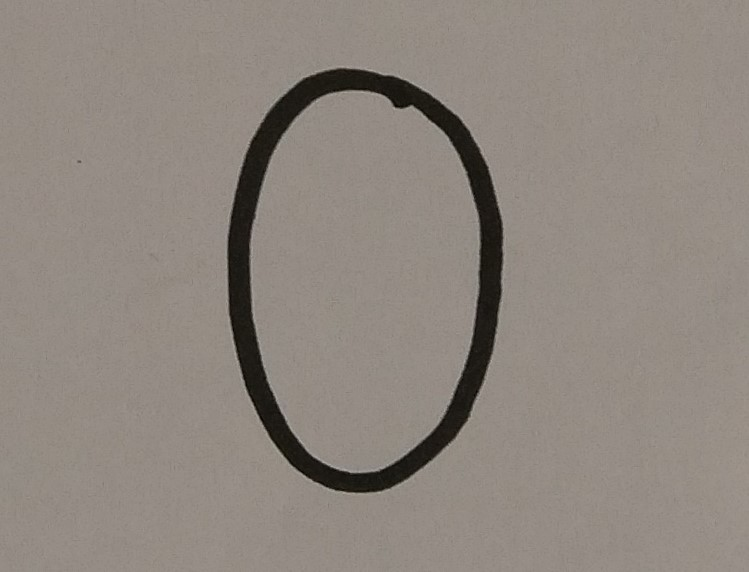
//> input picture ZERO.jpg, 749 x 572 px
$ ./main   (built with g++ and OpenCV 4)
//> lines starting //> are read from the running program, lines starting //| are printed output that depends on the picture; after the words box and inside, x2 and y2 are one past the last pixel; in counts of white or black regions, pixels touching at a corner belong together
#include <iostream>
#include "opencv2/opencv.hpp"
#include <opencv2/highgui/highgui.hpp>
#include <opencv2/core/core.hpp>
using namespace std;
using namespace cv;

Mat RemoveNoise(Mat pic){
	int row = pic.rows;
	int col = pic.cols;
	for (int i=1 ; i<row-1 ; i++){
		for (int j=0 ; j<col-1 ; j++){
			if ((pic.at<unsigned char>(i-1,j)==0 && pic.at<unsigned char>(i+1,j)==0)&&
			(pic.at<unsigned char>(i,j-1)==0 && pic.at<unsigned char>(i,j+1)==0)&&
			(pic.at<unsigned char>(i-1,j-1)==0 && pic.at<unsigned char>(i+1,j+1)==0)&&
			(pic.at<unsigned char>(i+1,j-1)==0 && pic.at<unsigned char>(i-1,j+1)==0))
			{
				pic.at<unsigned char>(i,j)=0;
			}
		}
	}
	return pic;
}

Mat RemoveNoise10(Mat pic){
	int row = pic.rows;
	int col = pic.cols;
	for (int i=1 ; i<row-10 ; i++){
		for (int j=0 ; j<col-10 ; j++){
			if ((pic.at<unsigned char>(i-10,j)==0 && pic.at<unsigned char>(i+10,j)==0)&&
			(pic.at<unsigned char>(i,j-10)==0 && pic.at<unsigned char>(i,j+10)==0)&&
			(pic.at<unsigned char>(i-10,j-10)==0 && pic.at<unsigned char>(i+10,j+10)==0)&&
			(pic.at<unsigned char>(i+10,j-10)==0 && pic.at<unsigned char>(i-10,j+10)==0))
			{
				pic.at<unsigned char>(i,j)=0;
			}
		}
	}
	return pic;
}

Mat RemoveNoise5(Mat pic){
	int row = pic.rows;
	int col = pic.cols;
	for (int i=1 ; i<row-5 ; i++){
		for (int j=0 ; j<col-5 ; j++){
			if ((pic.at<unsigned char>(i-5,j)==0 && pic.at<unsigned char>(i+5,j)==0)&&
			(pic.at<unsigned char>(i,j-5)==0 && pic.at<unsigned char>(i,j+5)==0)&&
			(pic.at<unsigned char>(i-5,j-5)==0 && pic.at<unsigned char>(i+5,j+5)==0)&&
			(pic.at<unsigned char>(i+5,j-5)==0 && pic.at<unsigned char>(i-5,j+5)==0))
			{
				pic.at<unsigned char>(i,j)=0;
			}
		}
	}
	return pic;
}

Mat RemoveNoise20(Mat pic){
	int row = pic.rows;
	int col = pic.cols;
	for (int i=1 ; i<row-20 ; i++){
		for (int j=0 ; j<col-20 ; j++){
			if ((pic.at<unsigned char>(i-20,j)==0 && pic.at<unsigned char>(i+20,j)==0)&&
			(pic.at<unsigned char>(i,j-20)==0 && pic.at<unsigned char>(i,j+20)==0)&&
			(pic.at<unsigned char>(i-20,j-20)==0 && pic.at<unsigned char>(i+20,j+20)==0)&&
			(pic.at<unsigned char>(i+20,j-20)==0 && pic.at<unsigned char>(i-20,j+20)==0))
			{
				pic.at<unsigned char>(i,j)=0;
			}
		}
	}
	return pic;
}

Mat Threshed(Mat pic){
	int row = pic.rows;
	int col = pic.cols;
	for (int i=0 ; i<row ; i++){
		for (int j=0 ; j<col ; j++){
			if (pic.at<unsigned char>(i,j) > 115){
				pic.at<unsigned char>(i,j) = 0;
			}else{
				pic.at<unsigned char>(i,j) = 255;
			}
		}
	}
	return RemoveNoise20(RemoveNoise10(RemoveNoise(pic)));
}

int* RowWiseFrequency(Mat pic){
	const int row = pic.rows;
	const int col = pic.cols;

	cout<<"Row: "<<row<<" Cols: "<<col<<endl;
	int counter=0;
	int *arr2;

	arr2 = new int[row];
	for (int i=0 ; i<row-2 ; i+=2){
		for (int j=0 ; j<col-1 ; j++){
			if (pic.at<unsigned char>(i,j) == 0 && pic.at<unsigned char>(i,j+1) == 255){
				counter+=1;
			}
		}
		arr2[i] = counter;
		counter = 0;

	}

	return arr2;
}

int* ColWiseFrequency(Mat pic){
	const int row = pic.rows;
	const int col = pic.cols;

	cout<<"Row: "<<row<<" Cols: "<<col<<endl;
	int counter=0;
	int *arr2;

	arr2 = new int[col];
	for (int i=0 ; i<row-1 ; i++){
		for (int j=0 ; j<col-2 ; j+=2){
			if (pic.at<unsigned char>(i,j) == 0 && pic.at<unsigned char>(i+1,j) == 255){
				counter+=1;
			}
		arr2[j] = counter;
		}

		counter = 0;

	}

	return arr2;
}

int main(){
	string fileName = "ZERO.jpg";
	Mat pic = imread(fileName);
//> pic is the input picture: 572 rows x 749 cols, CV_8UC3; mean B, G, R 126.6, 134, 142.5
	Mat img;
	//imshow("ORIG" , pic);
	cvtColor(pic, img, COLOR_BGR2GRAY);
	int row = img.rows;
//> row = 572
	int col = img.cols;
//> col = 749
    int x = row/2;
//> x = 286

    vector<int> compression_params;
    compression_params.push_back(IMWRITE_PNG_COMPRESSION);
    compression_params.push_back(9);

    if(img.empty())
    {
        cout << "Could not read the image: " << fileName << endl;
        return 1;
    }
    Mat threshedPic = Mat::zeros(img.rows, img.cols, CV_8UC1);
        //imshow("without thres", img);
       	threshedPic = Threshed(img);
//> after the loop in Threshed, `for (int i=0 ; i<row ; i++)`:
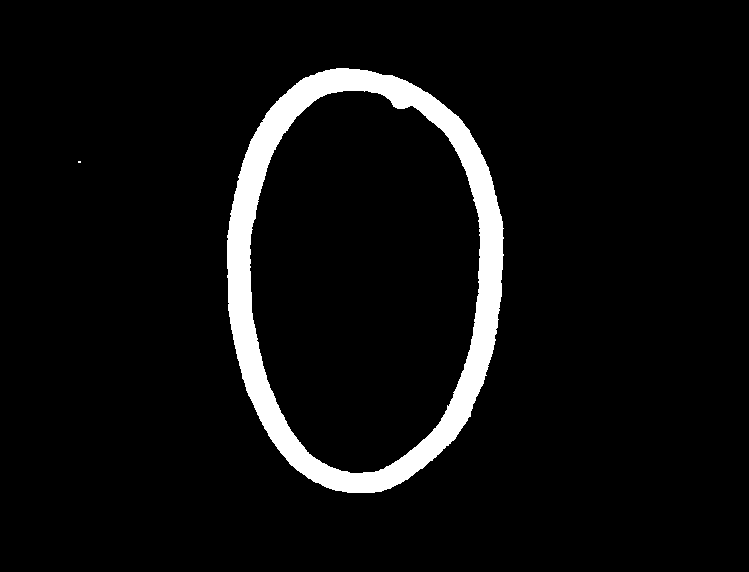
//> pic: 572 rows x 749 cols, CV_8UC1; 5.7% white; 2 white regions (1 under 20 px), largest, box (x1, y1, x2, y2) and area: (227, 68, 504, 493) 24250
//> after the loop in RemoveNoise10, `for (int i=1 ; i<row-10 ; i++)`: pic: 572 rows x 749 cols, CV_8UC1; 5.7% white; 1 white region, box (x1, y1, x2, y2) and area: (227, 68, 504, 493) 24250
        imshow("Display window 2", threshedPic);
        imwrite("ZEROBinWindow10,1,20.png", threshedPic,compression_params );
        waitKey(0);

       int *row_wise = RowWiseFrequency(threshedPic);
//| Row: 572 Cols: 749
//> the loop in RowWiseFrequency, `for (int i=0 ; i<row-2 ; i+=2)` made 285 passes
//> counter on passes 1 to 3: 0, 0, 0
//> after the loop in RowWiseFrequency, `for (int i=0 ; i<row-2 ; i+=2)`: counter = 0
       int *col_wise = ColWiseFrequency(threshedPic);
//| Row: 572 Cols: 749
       for (int i=0 ; i<row-2 ; i+=2){
			cout<< i<<" row : " <<row_wise[i]<<endl;
		}
//> this loop made 285 passes
//| 0 row : 0
//| 2 row : 0
//| 4 row : 0
//| 6 row : 0
//| 8 row : 0
//| 10 row : 0
//| 12 row : 0
//| 14 row : 0
//> (output is shown up to pass 8 of 285)
		for (int i=0 ; i<col-2 ; i+=2){
			cout<< i<<" col : " <<col_wise[i]<<endl;
		}
//> this loop made 374 passes
//| 0 col : 0
//| 2 col : 0
//| 4 col : 0
//| 6 col : 0
//| 8 col : 0
//| 10 col : 0
//| 12 col : 0
//| 14 col : 0
//> (output is shown up to pass 8 of 374)

	return 0;
}

$ run again, with THREE.jpg copied over ZERO.jpg
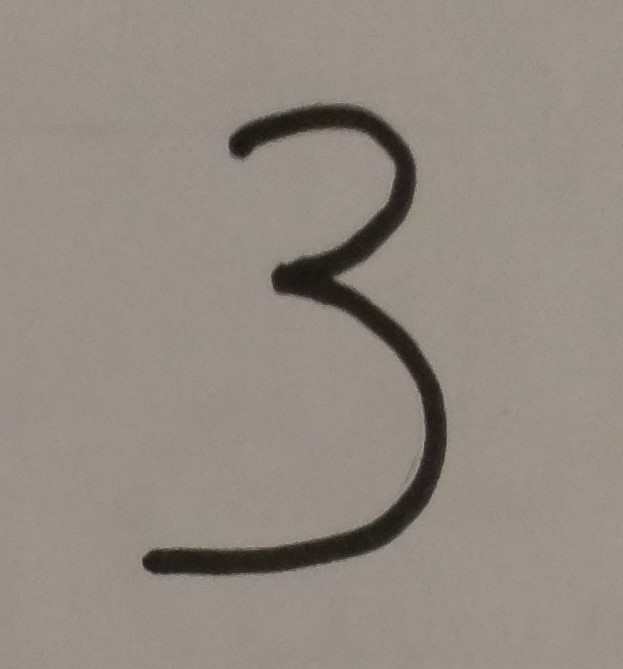
//> input picture THREE.jpg, 623 x 669 px
//> pic is the input picture: 669 rows x 623 cols, CV_8UC3; mean B, G, R 130.1, 138.3, 146.9
//> after the loop in Threshed, `for (int i=0 ; i<row ; i++)`:
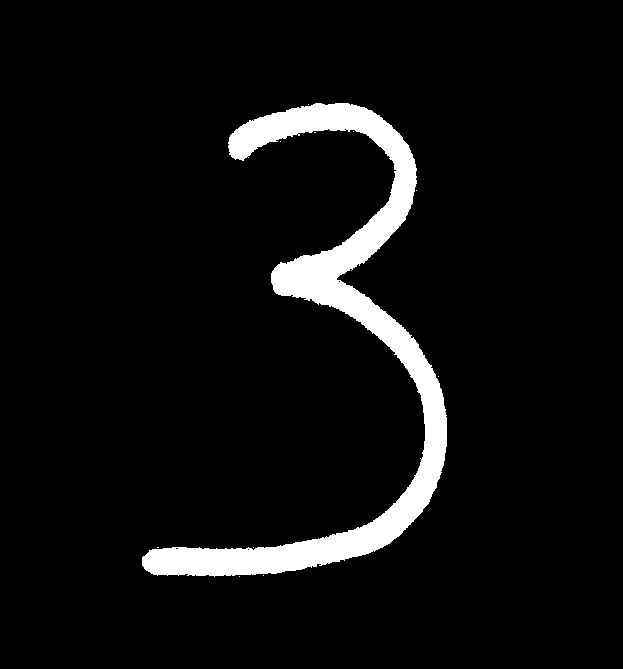
//> pic: 669 rows x 623 cols, CV_8UC1; 6% white; 11 white regions (10 under 20 px), largest, box (x1, y1, x2, y2) and area: (142, 103, 447, 577) 24852
//| Row: 669 Cols: 623
//> the loop in RowWiseFrequency, `for (int i=0 ; i<row-2 ; i+=2)` made 334 passes
//> counter on passes 1 to 3: 0, 0, 0
//> after the loop in RowWiseFrequency, `for (int i=0 ; i<row-2 ; i+=2)`: counter = 0
//| Row: 669 Cols: 623
//> the loop `for (int i=0 ; i<row-2 ; i+=2)` made 334 passes
//| 0 row : 0
//| 2 row : 0
//| 4 row : 0
//| 6 row : 0
//| 8 row : 0
//> (output is shown up to pass 5 of 334)
//> the loop `for (int i=0 ; i<col-2 ; i+=2)` made 311 passes
//| 0 col : 0
//| 2 col : 0
//| 4 col : 0
//| 6 col : 0
//| 8 col : 0
//> (output is shown up to pass 5 of 311)
